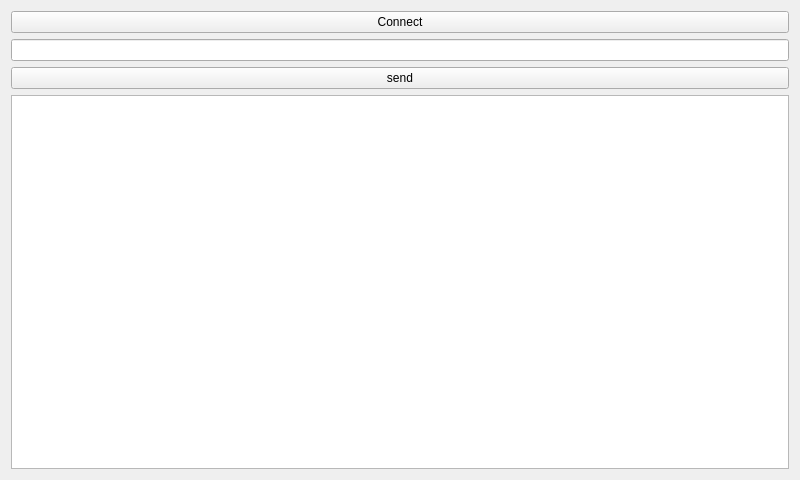
<?xml version="1.0" encoding="UTF-8"?>
<ui version="4.0">
 <class>MainWindow</class>
 <widget class="QMainWindow" name="MainWindow">
  <property name="geometry">
   <rect>
    <x>0</x>
    <y>0</y>
    <width>800</width>
    <height>480</height>
   </rect>
  </property>
  <property name="windowTitle">
   <string>MainWindow</string>
  </property>
  <widget class="QWidget" name="centralWidget">
   <layout class="QVBoxLayout" name="verticalLayout">
    <item>
     <widget class="QPushButton" name="pushButton">
      <property name="text">
       <string>Connect</string>
      </property>
     </widget>
    </item>
    <item>
     <widget class="QLineEdit" name="lineEdit"/>
    </item>
    <item>
     <widget class="QPushButton" name="on">
      <property name="text">
       <string>send</string>
      </property>
     </widget>
    </item>
    <item>
     <widget class="QListWidget" name="listWidget"/>
    </item>
   </layout>
  </widget>
 </widget>
 <layoutdefault spacing="6" margin="11"/>
 <resources/>
 <connections/>
</ui>
